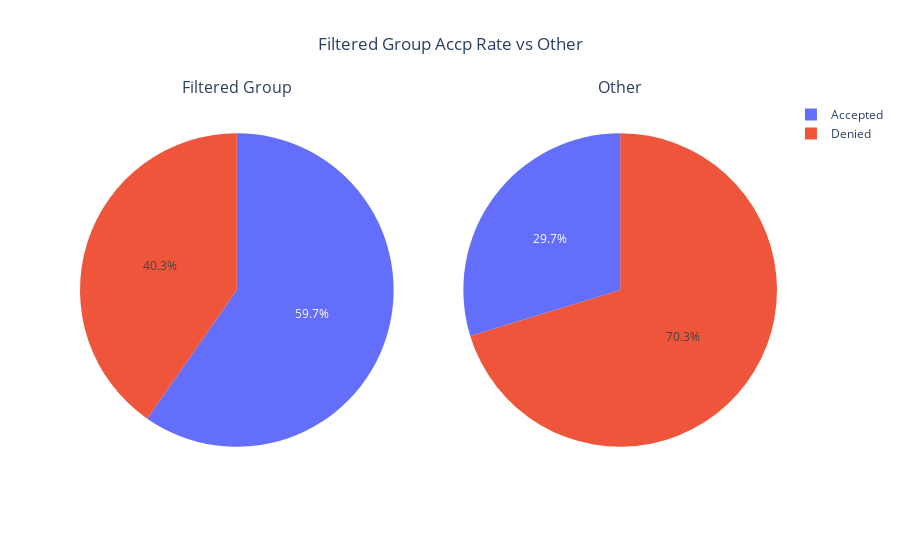

Here is the notebook cell this chart was saved with:
### Code cell
# The filter requirements show that the filtered group had a higher acceptance rate than the other group.
labels = ['Accepted','Denied']
rows = 1
cols = 2

subplot_titles = ['Filtered Group','Other']
fig = make_subplots(rows=1, cols=2, subplot_titles=subplot_titles, print_grid=True, specs=[[{'type':'domain'}, {'type':'domain'}]])

fig.add_trace(go.Pie(labels=labels, values=[grp_accp,(100-grp_accp)]),
1, 1)
fig.add_trace(go.Pie(labels=labels, values=[rest_accp,(100-rest_accp)]),
1, 2)
    
fig.update_layout(title="Filtered Group Accp Rate vs Other", title_x=0.5)
fig.show()

### Figure 1 — Plotly figure (JSON) as saved in the notebook; plotly's stock layout.template omitted (floating-point values rounded to 4 significant figures)
{"data": [{"domain": {"x": [0, 0.45], "y": [0, 1]}, "labels": ["Accepted", "Denied"], "type": "pie", "values": [59.68, 40.32]}, {"domain": {"x": [0.55, 1], "y": [0, 1]}, "labels": ["Accepted", "Denied"], "type": "pie", "values": [29.73, 70.27]}], "layout": {"annotations": [{"font": {"size": 16}, "showarrow": false, "text": "Filtered Group", "x": 0.225, "xanchor": "center", "xref": "paper", "y": 1, "yanchor": "bottom", "yref": "paper"}, {"font": {"size": 16}, "showarrow": false, "text": "Other", "x": 0.775, "xanchor": "center", "xref": "paper", "y": 1, "yanchor": "bottom", "yref": "paper"}], "title": {"text": "Filtered Group Accp Rate vs Other", "x": 0.5}}}
